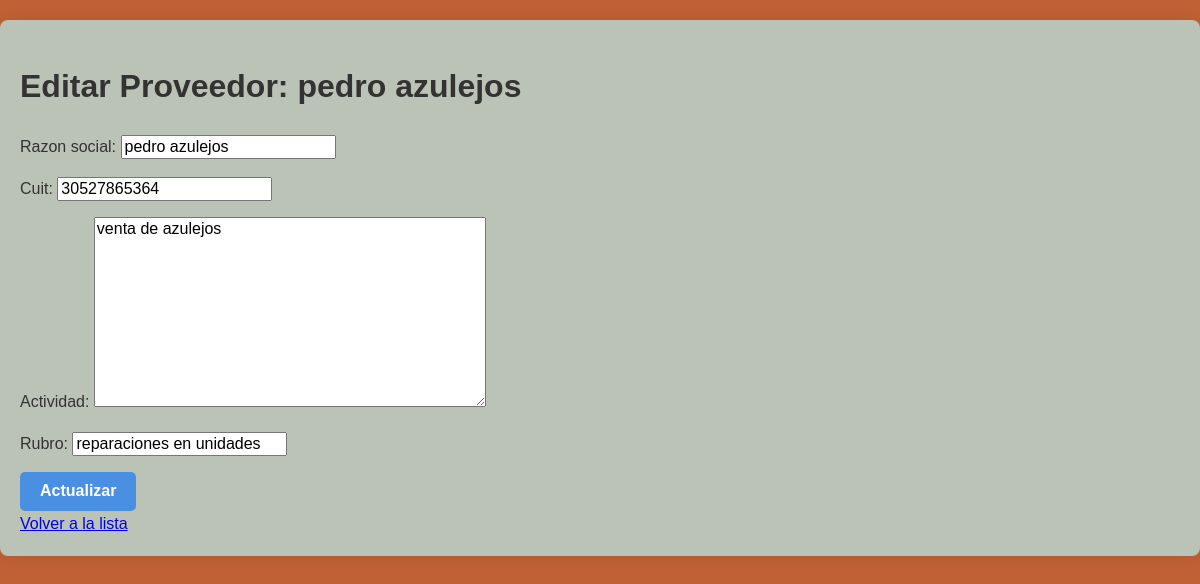
The app's page /proveedores/editar/1/ with its own data.
### tienda/models.py (models this page shows, shortened)
class Proveedor(models.Model):
    razon_social = models.CharField(max_length=150, blank=True, null=True)  # Opcional
    cuit = models.CharField(max_length=11, unique=True)  # CUIT único
    rubro = models.CharField(max_length=100, blank=True, null=True)  # Opcional
    actividad = models.TextField(blank=True, null=True)  # Campo largo opcional

### tienda/views.py (the view)
# urls.py: path('proveedores/editar/<int:pk>/', views.editar_proveedor, name='editar_proveedor'),
def editar_proveedor(request, pk):
    proveedor = get_object_or_404(Proveedor, pk=pk)
    if request.method == 'POST':
        form = ProveedorForm(request.POST, instance=proveedor)
        if form.is_valid():
            form.save()
            messages.success(request, "Proveedor actualizado exitosamente.")
            return redirect('tienda:lista_proveedores')
    else:
        form = ProveedorForm(instance=proveedor)
    return render(request, 'tienda/proveedores/editar_proveedor.html', {'form': form, 'proveedor': proveedor})

### tienda/forms.py
class ProveedorForm(forms.ModelForm):
    class Meta:
        model = Proveedor
        fields = ['razon_social', 'cuit', 'actividad', "rubro"]

### tienda/templates/tienda/proveedores/editar_proveedor.html (shortened to what this page needs)
{% extends 'tienda/base.html' %}
{% block contenido %}
<h1>Editar Proveedor: {{ proveedor.razon_social }}</h1>
<form method="post">
    {{ form.as_p }}
    <button type="submit" class="btn btn-primary">Actualizar</button>
</form>
<a href="{% url 'tienda:lista_proveedores' %}">Volver a la lista</a>
{% endblock %}

### tienda/static/css/styles.css (style rules this page uses)
:root { --primary-color: #4a90e2; --secondary-color: #e8f4f8; --accent-color: #34c759; --text-color: #333; }
body { background-color: #c06135; color: var(--text-color); font-family: 'Arial', sans-serif; line-height: 1.6; margin: 0; padding: 0; }
.btn { padding: 10px 20px; border: none; border-radius: 5px; cursor: pointer; font-weight: 600; transition: all 0.3s ease; }
.btn-primary { background-color: var(--primary-color); color: white; }

### records on screen
Proveedor: razon_social "pedro azulejos", cuit "30527865364", actividad "venta de azulejos", rubro "reparaciones en unidades"
